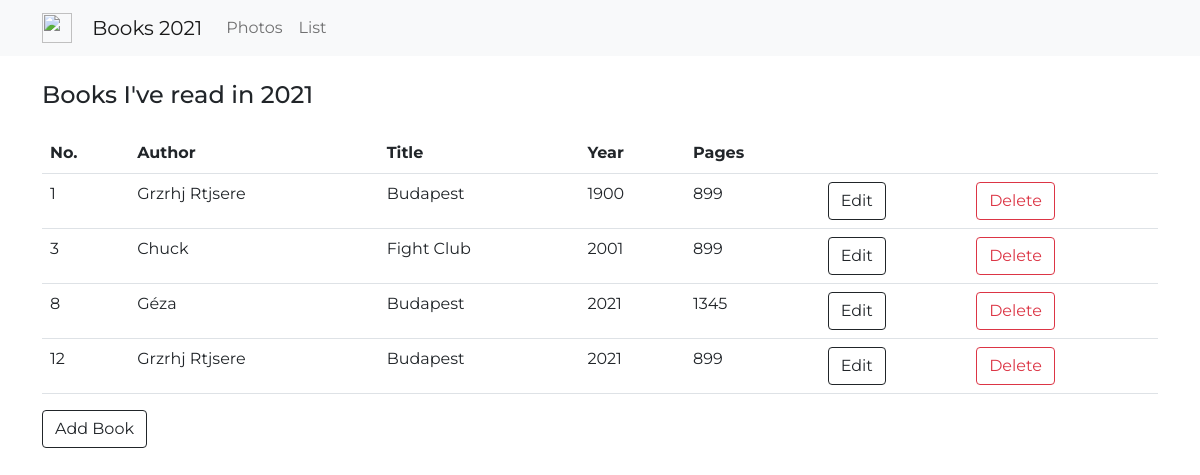
The app's page /list, older data.
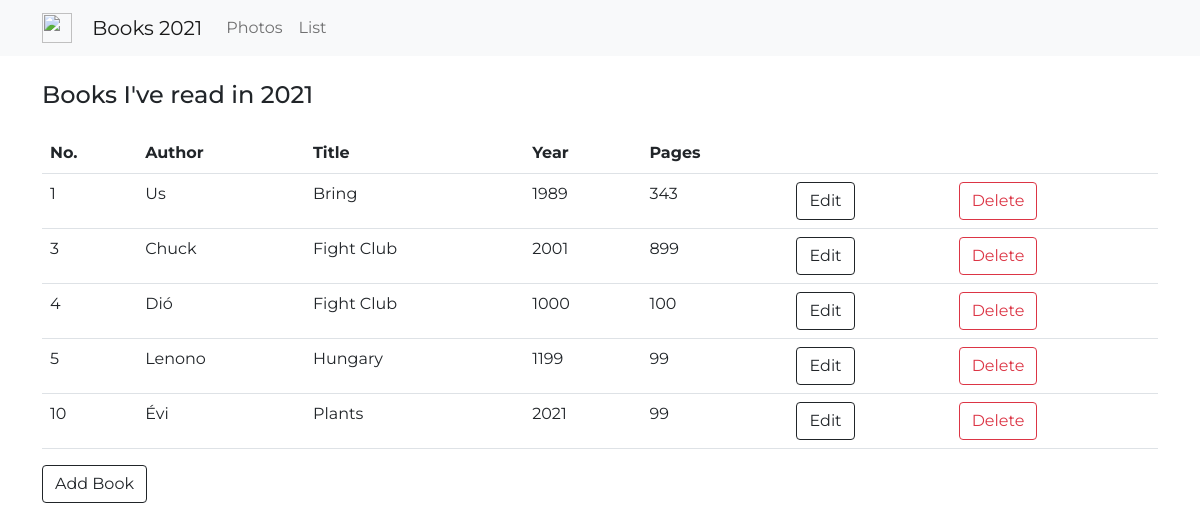
The same page, newer data.
### main.py (models this page shows)
class BookTable(db.Model):
    id = db.Column(db.Integer, primary_key=True)
    number = db.Column(db.Integer, unique=True, nullable=False)
    title = db.Column(db.String(250), nullable=False)
    author = db.Column(db.String(250), nullable=False)
    year = db.Column(db.Integer, nullable=False)
    pages = db.Column(db.Integer, nullable=False)

### main.py (the view)
@app.route("/list")
def show_list():
    all_books = BookTable.query.order_by(BookTable.number).all()
    return render_template("list.html", books=all_books)

### templates/list.html
{% extends "base.html" %}
{% block content %}
<h4 class="page_header">Books I've read in 2021</h4>
<table class="table table-hover">
    <tr>
        <th scope="col">No.</th>
        <th scope="col">Author</th>
        <th scope="col">Title</th>
        <th scope="col">Year</th>
        <th scope="col">Pages</th>
        <th scope="col"></th>
        <th scope="col"></th>
    </tr>
    {% for book in books %}
    <tr>
        <td scope="row">{{ book.number }}</td>
        <td scope="row">{{ book.author }}</td>
        <td scope="row">{{ book.title }}</td>
        <td scope="row">{{ book.year }}</td>
        <td scope="row">{{ book.pages }}</td>
        <td scope="row"><a href="#" class="btn btn-outline-dark">Edit</a></td>
        <td scope="row"><a href="{{ url_for('delete', book_id_to_delete=book.id) }}" class="btn btn-outline-danger">Delete</a></td>
    </tr>
    {% endfor %}
</table>
    <a id="add_book_link" class="btn btn-outline-dark" href="{{ url_for('add_book') }}">Add Book</a>
{% endblock %}

### templates/base.html (shortened to what this page needs)
<!DOCTYPE html>
<html lang="en">
<head>
    <link href="https://cdn.jsdelivr.net/npm/bootstrap@5.0.0-beta2/dist/css/bootstrap.min.css" rel="stylesheet">
    <link rel="stylesheet" href="https://cdnjs.cloudflare.com/ajax/libs/lightbox2/2.8.2/css/lightbox.min.css">
    <link rel="stylesheet" href="{{ url_for('static', filename='styles.css') }}">
</head>
<body>
    {% include '_navbar.html' %}
    <div class="container">
        {% block content %}
        {% endblock %}
    </div>
</body>
</html>

### templates/_navbar.html (shortened to what this page needs)
<nav class="navbar sticky-top navbar-expand-lg navbar-light bg-light">
    <div class="container">
      <a class="navbar-brand" href="{{ url_for('home') }}">
          <img src="{{ url_for('static', filename='book.svg') }}" width="30" height="30" class="d-inline-block logo align-top" alt="">
          Books 2021
      </a>
      <div class="collapse navbar-collapse" id="navbarSupportedContent">
        <ul class="navbar-nav mr-auto">
          <li class="nav-item">
            <a class="nav-link" href="{{ url_for('home') }}">Photos</a>
          </li>
          <li class="nav-item">
            <a class="nav-link" href="{{ url_for('show_list') }}">List</a>
          </li>
        </ul>
      </div>
    </div>
    </nav>

### static/styles.css (style rules this page uses)
body { font-family: 'Montserrat', sans-serif; }
.page_header { padding-top: 25px; padding-bottom: 15px; }
.logo { margin-left: 0px; margin-right: 15px; }

Row changes from the older to the newer data that the page shows:
removed BookTable: number "1", author "Grzrhj Rtjsere", title "Budapest", year "1900", pages "899"
removed BookTable: number "8", author "Géza", title "Budapest", year "2021", pages "1345"
removed BookTable: number "12", author "Grzrhj Rtjsere", title "Budapest", year "2021", pages "899"
added BookTable: number "1", author "Us", title "Bring", year "1989", pages "343"
added BookTable: number "4", author "Dió", title "Fight Club", year "1000", pages "100"
added BookTable: number "5", author "Lenono", title "Hungary", year "1199", pages "99"
added BookTable: number "10", author "Évi", title "Plants", year "2021", pages "99"
